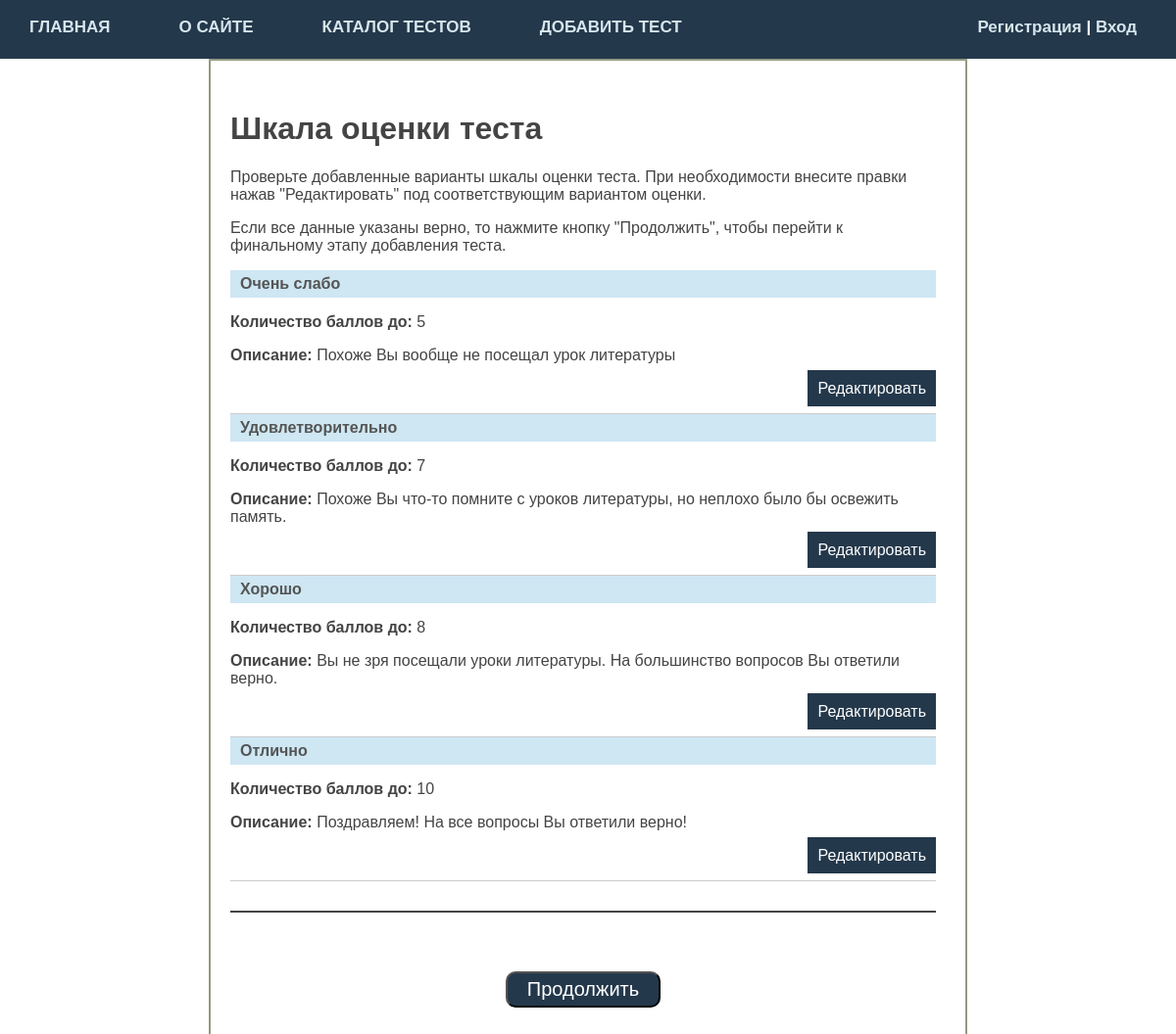
The page /15/demo-valuation/ on the database its author committed.
### main/models.py (models this page shows, shortened)
class Valuation(models.Model):
    valuation = models.CharField(max_length=250, verbose_name="Уровень результата")  # Обобщенная оценка результата
    value_max = models.PositiveIntegerField(verbose_name="Верхняя граница")  # Верхняя граница значений
    analysis = models.TextField(blank=True, verbose_name="Интерпритация оценки")  # Описние анализа результата
    test_key = models.ForeignKey('Tests', on_delete=models.PROTECT, null=True)
    def get_absolute_url(self):
        return reverse('update_valuation', kwargs={'valuation_id': self.pk, 'test_id': self.test_key_id,})

### main/views.py (the view)
# urls.py: path('<int:test_id>/demo-valuation/', DemoValuation.as_view(), name='demo_valuation'), # Предпросмотр списка оценок
class DemoValuation(ListView):
    model = Valuation
    template_name = 'main/demo-valuation.html'
    allow_empty = False
    def get_context_data(self, **kwargs):
        context = super().get_context_data(**kwargs)
        context['test_id'] = self.kwargs['test_id']
        return context
    def get_queryset(self):
        return Valuation.objects.filter(test_key=self.kwargs['test_id'])

### user/context_processors.py (called while the page is built)
def get_menu(request):
    return {'upper_menu': menu}

### main/templates/main/demo-valuation.html
{% extends 'main/base.html' %}
{% block content_main %}
<div class="test_content">
<h1>Шкала оценки теста</h1>
<p>Проверьте добавленные варианты шкалы оценки теста. При необходимости внесите правки нажав
	"Редактировать" под соответствующим вариантом оценки.</p>
<p>Если все данные указаны верно, то нажмите кнопку "Продолжить", чтобы перейти к финальному
	этапу добавления теста.</p>
<ul class="list-articles">
	{% for t in object_list %}
			<li>
				<div class="article-panel">
					<p class="first"><b>{{t.valuation}}</b></p>
				</div>
					<p class="first"><b>Количество баллов до:</b> {{t.value_max }}</p>
			<div class="clear"><b>Описание:</b> {{t.analysis}}</div>
			<p class="link-read-post"><a href="{{ t.get_absolute_url }}">Редактировать</a></p>
			</li>
	{% endfor %}
</ul>
<hr class="hr-line">
<div class="button-wrapper">
<a href="{% url 'add_final' test_id %}"><button type="submit" class="button_test" name="button">Продолжить</button></a>
</div>
</div>
{% endblock %}

### main/static/main/css/styles.css (style rules this page uses)
html, body { font-family: 'Arial'; margin: 0; padding: 0; height: 100%; width: 100%; color: #444; }
a { color: #0059b2; text-decoration: none; }
p.link-read-post { text-align: right; }
p.link-read-post a { padding: 10px; min-width: 100px; background: #24384b; color: #fff; text-decoration: none; font-weight: 500; }
div.article-panel { background: #cee7f3; padding: 5px 10px 5px 10px; box-sizing: border-box; overflow: hidden; color: #555; }
div.article-panel p.first { margin: 0; float: left; }
ul.list-articles { list-style: none; margin: 0; padding: 0; }
ul.list-articles li { border-bottom: 1px solid #ccc; }
.clear { clear: both; }
button.button_test { background: #24384b; max-width: 500px; margin: 0px 10px ; padding: 5px 20px 5px 20px; border-radius: 10px; font-size: 20px; color: #ffffff; cursor: pointer; }
.button-wrapper { display: flex; justify-content: center; }
.test_content { width: 60%; margin-left: auto; margin-right: auto; border: 2px solid #959a82; background-color: #FFFFFF; padding: 30px 30px 30px 20px; min-height: 100%; }
.hr-line { margin: 30px 0px 0px 0px; padding: 0px 0px 60px 0px; height: 0; border: none; border-top: 2px solid #444; }

### rows shown on the page
Valuation: valuation "Очень слабо", value_max "5", analysis "Похоже Вы вообще не посещал урок литературы"
Valuation: valuation "Удовлетворительно", value_max "7", analysis "Похоже Вы что-то помните с уроков литературы, но неплохо было бы освежить память."
Valuation: valuation "Хорошо", value_max "8", analysis "Вы не зря посещали уроки литературы. На большинство вопросов Вы ответили верно."
Valuation: valuation "Отлично", value_max "10", analysis "Поздравляем! На все вопросы Вы ответили верно!"

### other values the page prints
{{ m.title }} "ГЛАВНАЯ" "О САЙТЕ" "КАТАЛОГ ТЕСТОВ" "ДОБАВИТЬ ТЕСТ"
